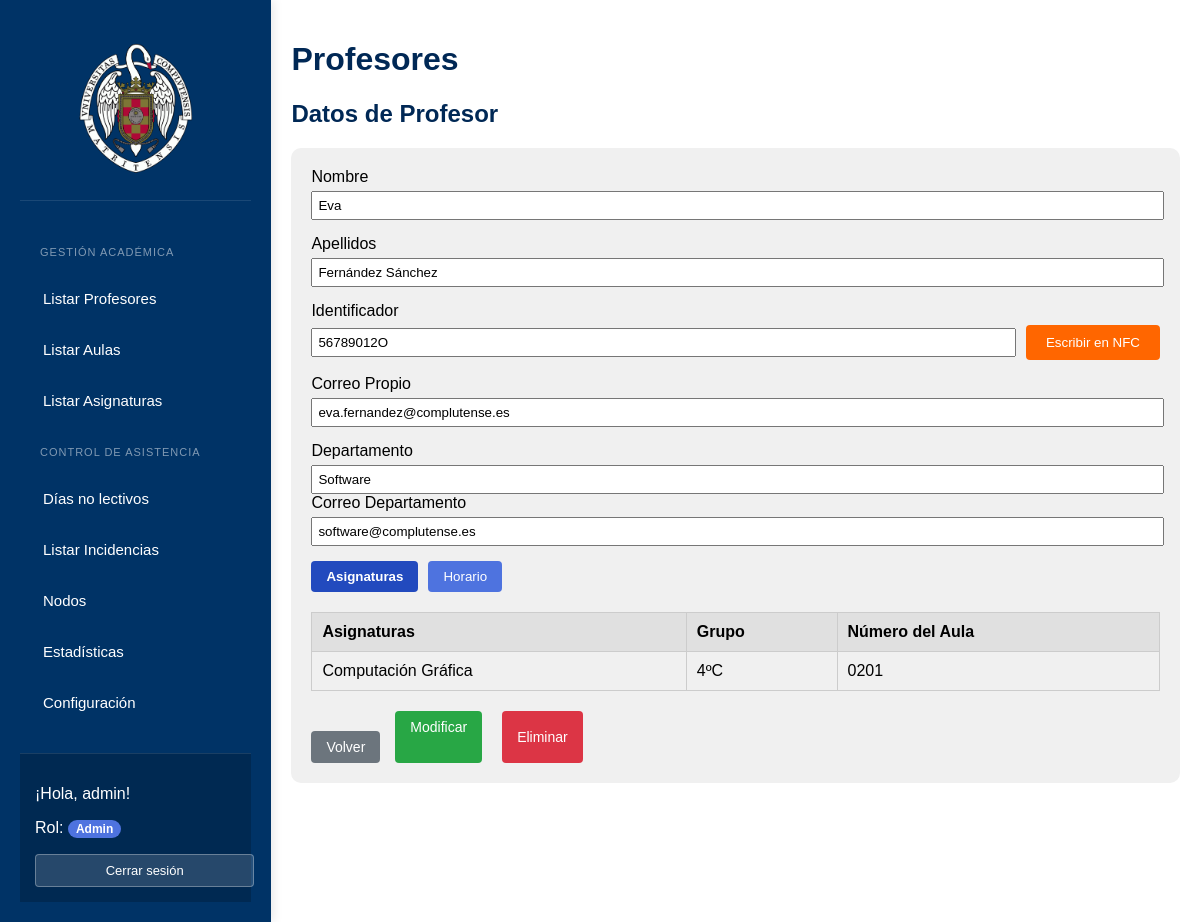
The app's page /VerDatosProfesor.php?id=20 (signed in) with its own data.
### tables this page shows
CREATE TABLE `profesores` (
  `id` int(11) NOT NULL,
  `nombre` varchar(50) NOT NULL,
  `apellidos` varchar(100) NOT NULL,
  `identificador` varchar(50) DEFAULT NULL,
  `CorreoPropio` varchar(100) DEFAULT NULL,
  `departamento_id` int(11) DEFAULT NULL
);

CREATE TABLE `departamento` (
  `id` int(11) NOT NULL,
  `nombre_departamento` varchar(100) NOT NULL,
  `jefe_id` int(11) DEFAULT NULL,
  `correo_departamento` varchar(100) NOT NULL
);

CREATE TABLE `asignaturas` (
  `id` int(11) NOT NULL,
  `profesor_id` int(11) NOT NULL,
  `aula_id` int(11) NOT NULL,
  `nombre_asignatura` varchar(100) NOT NULL,
  `grupo` varchar(10) DEFAULT NULL
);

CREATE TABLE `aulas` (
  `id` int(11) NOT NULL,
  `numero_aula` varchar(4) DEFAULT NULL,
  `capacidad` int(11) NOT NULL
);

### www/VerDatosProfesor.php (the view, shortened to what this page needs)
<?php
include("php/conexion.php");
$profesor_id = intval($_GET['id']);
$query_profesor = "
    SELECT p.nombre, p.apellidos, p.identificador, p.CorreoPropio, d.nombre_departamento, d.correo_departamento
    FROM profesores p
    LEFT JOIN departamento d ON p.departamento_id = d.id
    WHERE p.id = ?";
$stmt = $conn->prepare($query_profesor);
$stmt->bind_param("i", $profesor_id);
$stmt->execute();
$result_profesor = $stmt->get_result();
if ($result_profesor->num_rows > 0) {
    $profesor = $result_profesor->fetch_assoc();
} else {
    header("Location: acceso_denegado.php");
    exit();
}
$query_asignaturas = "
    SELECT a.id, a.nombre_asignatura, a.grupo, au.numero_aula
    FROM asignaturas a
    JOIN aulas au ON a.aula_id = au.id
    WHERE a.profesor_id = ?";
$stmt = $conn->prepare($query_asignaturas);
$stmt->bind_param("i", $profesor_id);
$stmt->execute();
$result_asignaturas = $stmt->get_result();
?>
<!DOCTYPE html>
<html lang="es">
<head>
    <link rel="stylesheet" href="stylesDatos.css">
</head>
<body>
    <div class="container">
        <?php include("php/sidebar.php"); ?>
        <main class="content">
            <h1>Profesores</h1>
            <h2>Datos de Profesor</h2>
            <div class="form-container">
                <form>
                    <div class="form-group">
                        <label for="nombre">Nombre</label>
                        <input type="text" id="nombre" value="<?php echo htmlspecialchars($profesor['nombre']); ?>" readonly>
                    </div>
                    <div class="form-group">
                        <label for="apellidos">Apellidos</label>
                        <input type="text" id="apellidos" value="<?php echo htmlspecialchars($profesor['apellidos']); ?>" readonly>
                    </div>
                    <?php if (isset($_SESSION['rol']) && $_SESSION['rol'] === 'admin'): ?>
                    <div class="form-group">
                        <label for="identificador">Identificador</label>
                        <div class="identificador-group">
                            <input type="text" id="identificador" value="<?php echo htmlspecialchars($profesor['identificador']); ?>" readonly>
                            <button type="button" id="writeNfcBtn" class="nfc-btn">
                                <span>Escribir en NFC</span>
                            </button>
                        </div>
                    </div>
                    <?php endif; ?>
                    <div class="form-group">
                        <label for="correo">Correo Propio</label>
                        <input type="text" id="correo" value="<?php echo htmlspecialchars($profesor['CorreoPropio']); ?>" readonly>
                    </div>
                    <?php if (!empty($profesor['nombre_departamento'])): ?>
                    <div class="form-group">
                        <label for="departamento">Departamento</label>
                        <input type="text" id="departamento" value="<?php echo htmlspecialchars($profesor['nombre_departamento']); ?>" readonly>
                        <label for="correo-departamento">Correo Departamento</label>
                        <input type="text" id="correo-departamento" value="<?php echo htmlspecialchars($profesor['correo_departamento']); ?>" readonly>
                    </div>
                    <?php endif; ?>
                    <div class="info-buttons">
                        <button type="button" id="btn-asignaturas" class="info-btn active" onclick="mostrarSeccion('asignaturas')">Asignaturas</button>
                        <button type="button" id="btn-horario" class="info-btn" onclick="mostrarSeccion('horario')">Horario</button>
                    </div>
                    <div id="seccion-asignaturas" class="info-section">
                        <table class="data-table">
                            <thead>
                                <tr>
                                    <th>Asignaturas</th>
                                    <th>Grupo</th>
                                    <th>Número del Aula</th>
                                </tr>
                            </thead>
                            <tbody>
                                <?php
                                if ($result_asignaturas && $result_asignaturas->num_rows > 0) {
                                    while ($asignatura = $result_asignaturas->fetch_assoc()) {
                                        echo "<tr>";
                                        echo "<td>" . htmlspecialchars($asignatura['nombre_asignatura']) . "</td>";
                                        echo "<td>" . htmlspecialchars($asignatura['grupo']) . "</td>";
                                        echo "<td>" . htmlspecialchars($asignatura['numero_aula']) . "</td>";
                                        echo "</tr>";
                                    }
                                } else {
                                    echo "<tr><td colspan='3'>No hay asignaturas registradas para este profesor.</td></tr>";
                                }
                                ?>
                            </tbody>
                        </table>
                    </div>
                </form>
                <div class="action-buttons">
                    <button type="button" class="volver" onclick="window.location.href='ListadoProfesores.php'">Volver</button>
                    <?php if (isset($_SESSION['rol']) && in_array($_SESSION['rol'], ['admin', 'editor'])): ?>
                    <a href="ModificarProfesor.php?id=<?php echo $profesor_id; ?>" class="edit-btn">Modificar</a>
                    <?php endif; ?>
                    <?php if (isset($_SESSION['rol']) && $_SESSION['rol'] === 'admin'): ?>
                    <button type="button" class="delete-btn" onclick="confirmarEliminacion(<?php echo $profesor_id; ?>)">Eliminar</button>
                    <?php endif; ?>
                </div>
            </div>
        </main>
    </div>
</body>
</html>

### www/stylesDatos.css (style rules this page uses)
body { font-family: Arial, sans-serif; margin: 0; padding: 0; display: flex; height: 100vh; }
.container { display: flex; width: 100%; height: 100%; }
.content { width: 80%; padding: 20px; }
h1, h2 { color: #002855; }
.form-container { background-color: #f0f0f0; padding: 20px; border-radius: 10px; }
.form-group { margin-bottom: 15px; }
.form-group label { display: block; margin-bottom: 5px; }
.form-group input { width: calc(100% - 10px); padding: 5px; }
.data-table { width: 100%; border-collapse: collapse; margin-top: 20px; }
.data-table th, .data-table td { border: 1px solid #ccc; padding: 10px; text-align: left; }
.data-table th { background-color: #e0e0e0; }
button { background-color: #007bff; color: white; border: none; padding: 10px 15px; cursor: pointer; }
.volver { margin-top: 20px; }
.view-btn, .edit-btn, .delete-btn { background-color: #007bff; color: white; border: none; padding: 5px 10px; margin: 0 5px; border-radius: 5px; cursor: pointer; }
.edit-btn { background-color: #ffc107; }
.delete-btn { background-color: #dc3545; }

### www/VerDatosProfesor.php (style rules this page uses)
.info-buttons { display: flex; margin-bottom: 15px; gap: 10px; }
.info-btn { padding: 8px 15px; background-color: #4e73df; color: white; border: none; border-radius: 4px; cursor: pointer; }
.info-btn.active { background-color: #224abe; font-weight: bold; }
.action-buttons { display: flex; margin-top: 20px; gap: 10px; }
.action-buttons button, .action-buttons a { padding: 8px 15px; text-decoration: none; border: none; border-radius: 4px; cursor: pointer; color: white; display: inline-block; text-align: center; font-size: 14px; }
.volver { background-color: #6c757d; }
.edit-btn { background-color: #28a745; }
.delete-btn { background-color: #dc3545; }
.identificador-group { display: flex; gap: 10px; align-items: center; }
.identificador-group input { flex: 1; }
.nfc-btn { padding: 10px 20px; background-color: #ff6600; color: white; border: none; border-radius: 4px; cursor: pointer; font-weight: 500; transition: all 0.3s; white-space: nowrap; display: flex; align-items: center; gap: 8px; }

### www/php/sidebar.php (style rules this page uses)
.container { display: flex; min-height: 100vh; }

### records on screen
profesores: nombre "Eva", apellidos "Fernández Sánchez", identificador "56789012O", CorreoPropio "eva.fernandez@complutense.es", departamento.nombre_departamento "Software", departamento.correo_departamento "software@complutense.es"
asignaturas: nombre_asignatura "Computación Gráfica", grupo "4ºC", aula.numero_aula "0201"

### other values on screen
$label "Listar Profesores Listar Aulas Listar Asignaturas Días no lectivos Listar Incidencias Nodos Estadísticas Configuración"
$_SESSION['username'] "admin"
$_SESSION['rol'] "Admin"
